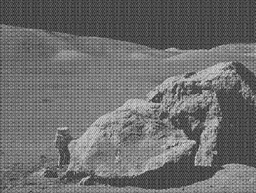
#> input picture src/moonlanding.png, 256 x 193 px, shrunk from 630 x 474 before the run
$ python fft.py
#> lines starting #> are read from the running program, lines starting #| are printed output that depends on the picture
### src/fourier.py
import numpy as np


class FourierTransform:

    @staticmethod
    def DFT(x):
        x = np.asarray(x, dtype=complex)
        N = x.shape[0]

        X = np.zeros(N, dtype=complex)

        for k in range(N):
            for n in range(N):
                X[k] += x[n] * np.exp(-2j * np.pi * k * n / N)

        return X

    # [45 lines left out: functions inverseDFT, DFT_2D, inverseDFT_2D, not called in this run]

    @staticmethod
    def FFT(x):
        x = np.asarray(x, dtype=complex)
        N = x.shape[0]

        if N % 2 != 0:
            raise ValueError("size of array must be a power of 2")
        elif N <= 4:
            return FourierTransform.DFT(x)
        else:
            even = FourierTransform.FFT(x[::2])  # N/2
            odd = FourierTransform.FFT(x[1::2])  # N/2
            X = np.zeros(N, dtype=complex)  # N

            n = N//2
            for k in range(N):
                X[k] = even[k % n] + np.exp(-2j * np.pi * k / N) * odd[k % n]

            return X

    # [20 lines left out: function inverseFFT, not called in this run]

    @staticmethod
    def FFT_2D(x):
        x = np.asarray(x, dtype=complex)
        N, M = x.shape

        row_trans = np.zeros((N, M), dtype=complex)
        for n in range(N):
            row_trans[n] = FourierTransform.FFT(x[n])

        X_T = np.zeros((M, N), dtype=complex)
        col_trans = row_trans.transpose()
        for m in range(M):
            X_T[m] = FourierTransform.FFT(col_trans[m])

        return X_T.transpose()

    # [15 lines left out: function inverseFFT_2D, not called in this run]

### src/fft.py
from fourier import FourierTransform
import argparse
import cv2
import matplotlib.pyplot as plt
from matplotlib.colors import LogNorm
import numpy as np
from timeit import default_timer as timer


def imageToFFT(img):
    imgFFT = FourierTransform.FFT_2D(resizeImage(img))

    plt.figure(figsize=(15, 5))

    plt.subplot(121), plt.imshow(img, cmap="gray")
    plt.title("Original Image"), plt.xticks([]), plt.yticks([])

    plt.subplot(122), plt.imshow(np.abs(imgFFT), norm=LogNorm())
    plt.colorbar()
    plt.title("Log Scaled 2D FFT"), plt.xticks([]), plt.yticks([])

    plt.suptitle("FFT Transform Result", fontsize=22)
    plt.show()


# [25 lines left out: function denoiseImage, not called in this run]


def compressImage(img):
    return 0


# [31 lines left out: function plotRuntime, not called in this run]


def resizeImage(img):
    if (len(img[0]) == 2 ** (int(np.log2(len(img[0]))))):
        width = len(img[0])
    else:
        width = 2 ** int((np.log2(len(img[0]))) + 1)

    if (len(img) == 2 ** (int(np.log2(len(img))))):
        height = len(img)
    else:
        height = 2 ** int((np.log2(len(img))) + 1)

    return cv2.resize(img, (width, height))


def main():
    parser = argparse.ArgumentParser(description='Compute Fourier Transforms')
    parser.add_argument('-m', type=int, default=1,
                        action='store', help='mode to be selected')
    parser.add_argument('-i', type=str, default='moonlanding.png',
                        action='store', help='image filename')

    args = parser.parse_args()
    img = args.i
    mode = args.m

    # Get image
    img = cv2.imread(img, cv2.IMREAD_GRAYSCALE)
#> img is the input picture: shape (193, 256); min 26, max 224, mean 108.3

    if mode == 1:
        imageToFFT(img)
#> in resizeImage, `width = len(img[0])`: width = 256
#> in resizeImage, `return cv2.resize(img, (width, height))`:
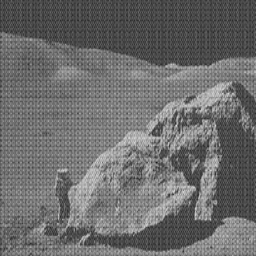
#> returned value: shape (256, 256); min 26, max 219, mean 108.2
#> in imageToFFT, `plt.show()`:
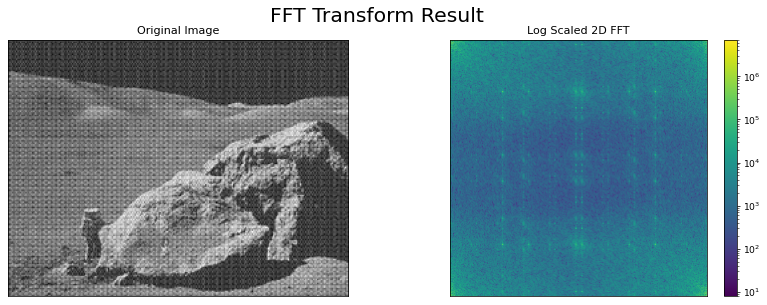
#> figure drawn by matplotlib, 3 panels
    elif mode == 2:
        denoiseImage(img)
    elif mode == 3:
        compressImage(img)
    elif mode == 4:
        plotRuntime()
    return 0


if __name__ == "__main__":
    main()
